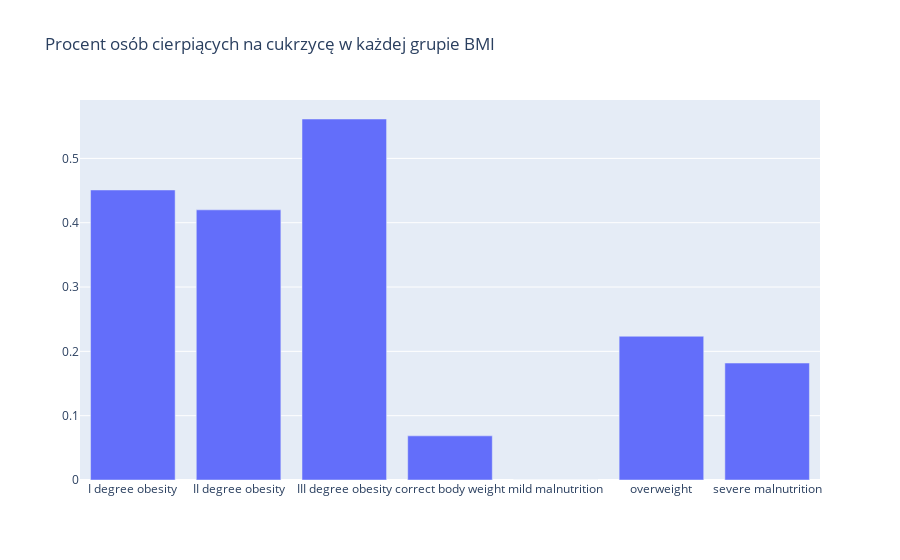

Source (notebook cell):
### Code cell
# data for all pacients
all_pacients = (by_BMI['is_diabetes'].sum() + by_BMI['not_diabetes'].sum())
only_diabetes = by_BMI['is_diabetes'].sum()
percent_of_diabetes = (only_diabetes * 100) / all_pacients
print(f"Zbadano łącznie {all_pacients:.0f} osób, z czego {only_diabetes:.0f} choruje na cukrzycę. Stanowi to {percent_of_diabetes:.2f}% wszystkich badanych.")
# plot
domain = by_BMI['BMI_description']
fig = go.Figure()
fig.add_trace(go.Bar(x = domain, y = by_BMI['percent_of_diabetes']))
fig.update_layout(title = 'Procent osób cierpiących na cukrzycę w każdej grupie BMI')
iplot(fig)

### Figure 1 — Plotly figure (JSON) as saved in the notebook; plotly's stock layout.template omitted (floating-point values rounded to 4 significant figures)
{"data": [{"type": "bar", "x": ["I degree obesity", "II degree obesity", "III degree obesity", "correct body weight", "mild malnutrition", "overweight", "severe malnutrition"], "y": [0.4509, 0.42, 0.5612, 0.06863, 0, 0.2235, 0.1818]}], "layout": {"title": {"text": "Procent osób cierpiących na cukrzycę w każdej grupie BMI"}}}
